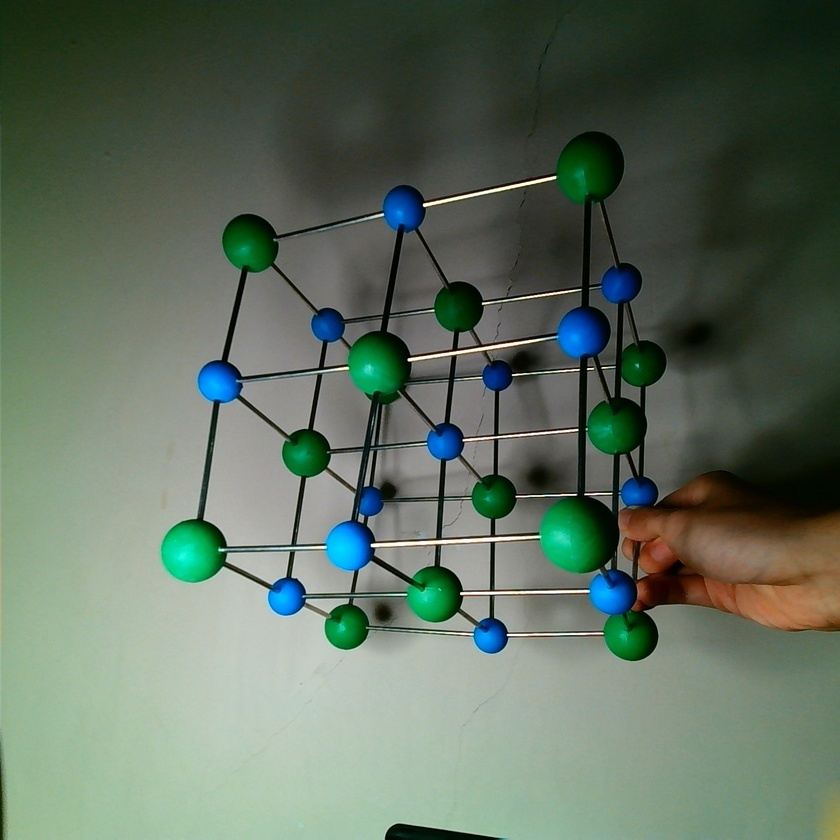
#> input picture Hamster/Week 18/Left.jpg, 840 x 840 px, shrunk from 1520 x 1520 before the run
$ python -i line_scope.py   (imports and definitions only)
#> lines starting #> are read from the running program, lines starting #| are printed output that depends on the picture; after the words box and inside, x2 and y2 are one past the last pixel; in counts of white or black regions, pixels touching at a corner belong together

import cv2
import numpy as np
import math

def line_scope(file_name):
#> called with file_name = 'Left.jpg'
    img = cv2.imread(file_name)
#> img is the input picture: shape (840, 840, 3); mean B, G, R 94.8, 109.8, 95.1

    gray = cv2.cvtColor(img,cv2.COLOR_BGR2GRAY)
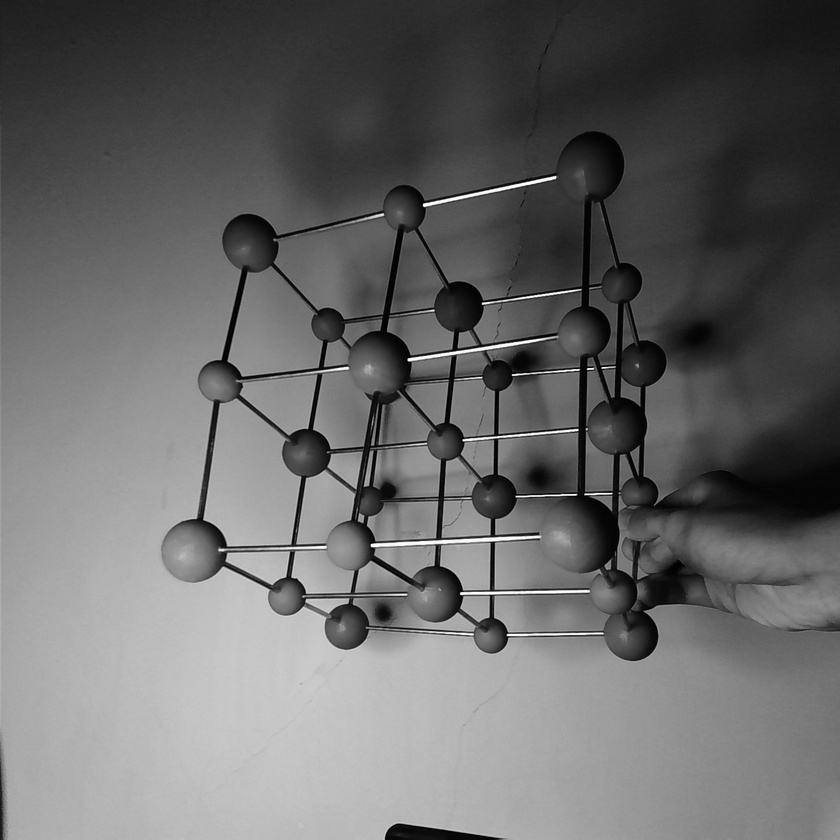
#> gray: shape (840, 840); min 0, max 255, mean 103.7

    kernel_size = 5
    blur_gray = cv2.GaussianBlur(gray,(kernel_size, kernel_size),0)
    low_threshold = 50
    high_threshold = 150
    edges = cv2.Canny(blur_gray, low_threshold, high_threshold)
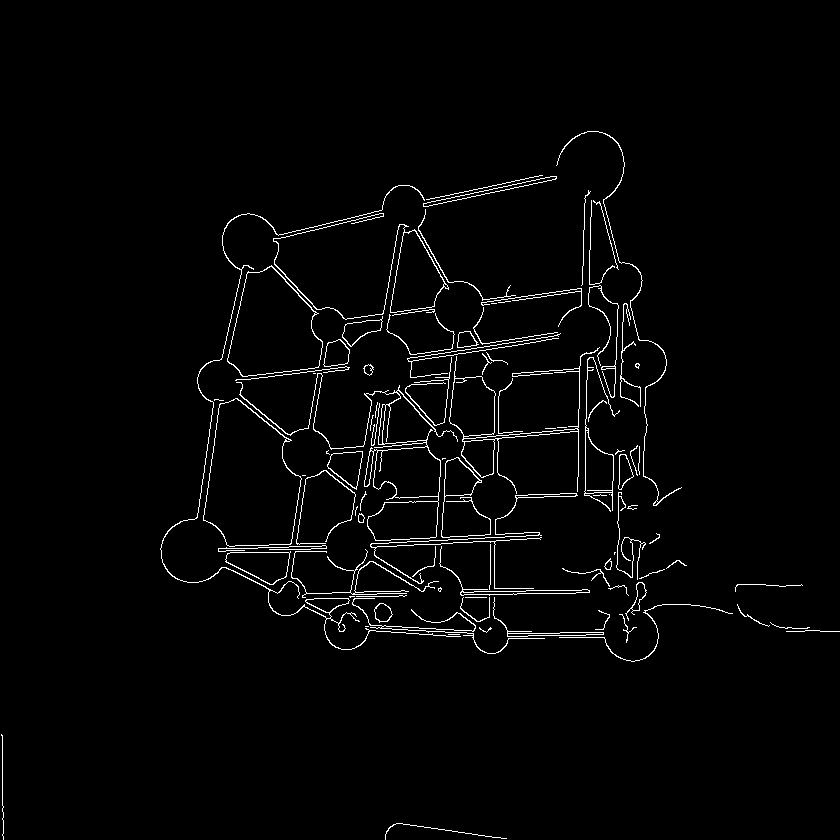
#> edges: shape (840, 840); 2.2% white in thin lines or dots, all inside (x1, y1, x2, y2) = (1, 131, 840, 840)
    rho = 1  # distance resolution in pixels of the Hough grid
    theta = np.pi / 180  # angular resolution in radians of the Hough grid
    threshold = 15  # minimum number of votes (intersections in Hough grid cell)
    min_line_length = 50  # minimum number of pixels making up a line
    max_line_gap = 20  # maximum gap in pixels between connectable line segments
    line_image = np.copy(img) * 0  # creating a blank to draw lines on
#> line_image: shape (840, 840, 3); every value is 0

    # Run Hough on edge detected image
    # Output "lines" is an array containing endpoints of detected line segments
    lines = cv2.HoughLinesP(edges, rho, theta, threshold, np.array([]),
                        min_line_length, max_line_gap)
#> lines = 160 rows, first 6: [507, 633, 601, 632], [585, 495, 587, 353], [375, 540, 539, 532], [218, 549, 325, 545], [364, 444, 426, 440], [460, 594, 589, 592]

    for line in lines:
        for x1,y1,x2,y2 in line:
            cv2.line(line_image,(x1,y1),(x2,y2),(255,0,0),2)
#> this loop made 160 passes
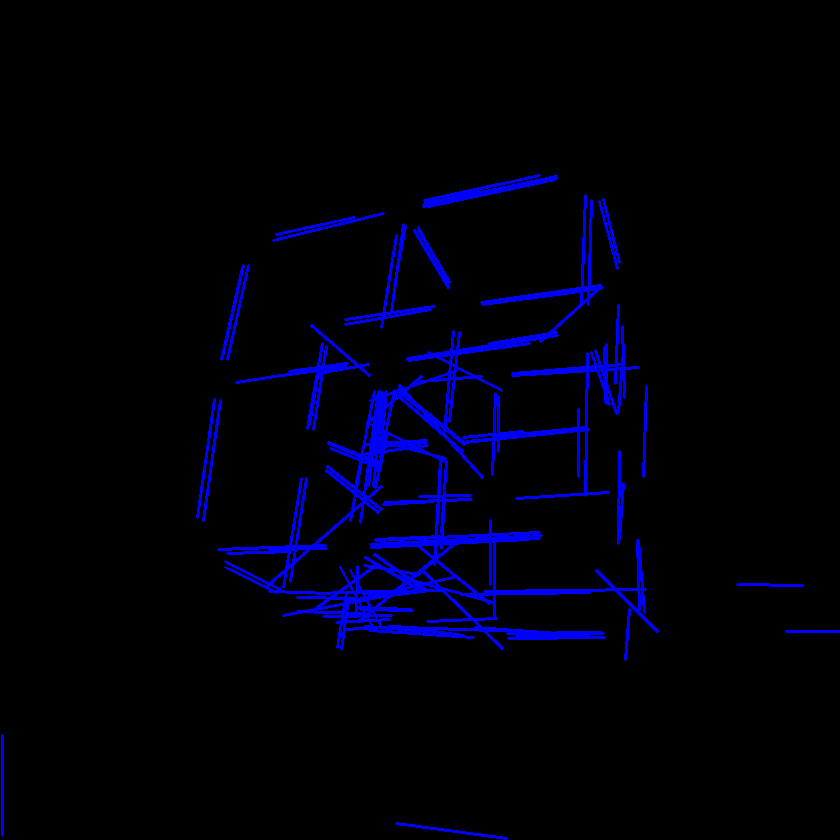
#> line_image: shape (840, 840, 3); mean B, G, R 11.8, 0, 0
    cv2.imwrite("line_"+file_name,line_image)
    return_line=[]
    line_file=open("line_scope.txt",'w')
    for i in lines:
        return_line.append(i[0])
        line_file.write(str(i[0])+'\n')
#> this loop made 160 passes
#> after the loop, return_line = 160 items, first 6: [507, 633, 601, 632], [585, 495, 587, 353], [375, 540, 539, 532], [218, 549, 325, 545], [364, 444, 426, 440], [460, 594, 589, 592]
    line_file.close()
    return return_line

# Draw the lines on the  image
#lines_edges = cv2.addWeighted(img, 0.8, line_image, 1, 0)

>>> result = line_scope('Left.jpg')
#> result has the same summary as return_line in line_scope
